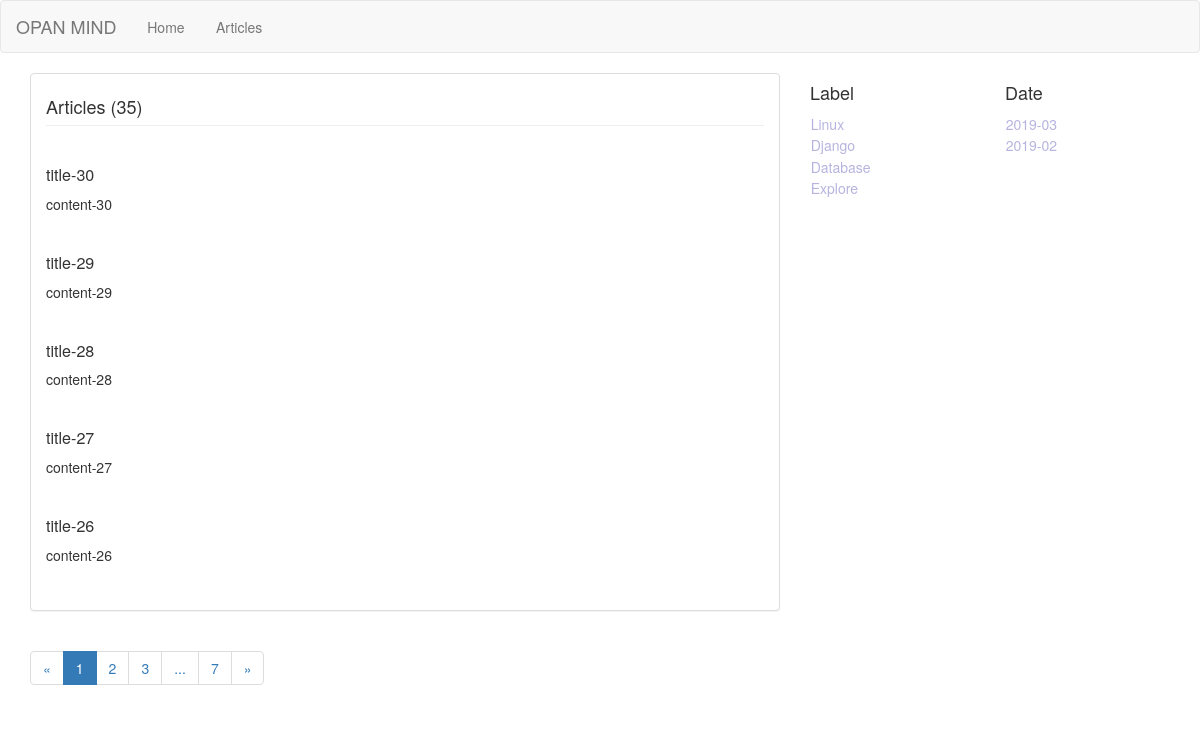
Screenshot of /blog/ with the database file from the repository.
### blog/models.py (models this page shows, shortened)
class Blog(models.Model,ReadNumExpandMethod):
    title = models.CharField(max_length=50)
    blog_type = models.ForeignKey(BlogType, on_delete=models.DO_NOTHING)
    author = models.ForeignKey(User, on_delete=models.DO_NOTHING)
    content = RichTextField()
    created_time = models.DateTimeField(auto_now_add=True)
    last_updated_time = models.DateTimeField(auto_now=True)
    class Meta:
        ordering = ['-created_time']

class BlogType(models.Model):
    type_name = models.CharField(max_length=30)

### blog/views.py (the view)
# urls.py: path('', views.blog_list, name = 'blog_list'),
def blog_list(request):
    blogs_all_list = Blog.objects.all()
    context = get_common_list(request, blogs_all_list)
    return render(request,'blog/blog_list.html', context)

### blog/templates/blog/blog_list.html
{% extends 'base.html' %}
{% load staticfiles %}
{% block source %}
    <link rel="stylesheet" href="{% static 'blog/blog.css' %}">
{% endblock %}
{% block content %}
<div class="container">
    <div class="row">
        <div class="col-sm-8">
          <div class="panel panel-default">
              <div class="panel-body">
                <h4>{% block title %}Articles ({{ blogs|length }}){% endblock %}</h4>
              </div>
              <div class="panel-body">
                  {% block body %}
                  {% for blog in page_of_blogs %}
                  <a class="a-title" href = "{% url 'blog_detail' blog.pk %}">
                      <h5>{{ blog.title }}</h5>
                  </a>
                    <p>{{ blog.content|striptags|truncatewords:15 }}</p>
                    <br>
                  {% endfor %}
                  {% endblock %}
              </div>
          </div>
            <div>
                <ul class="pagination">
                    <li>
                        {% if page_of_blogs.has_previous %}
                        <a href="?page={{ page_of_blogs.previous_page_number }}" aria-label="Previous">
                            <span aria-hidden="true">&laquo;</span>
                        </a>
                        {% else %}
                            <span aria-hidden="true">&laquo;</span>
                        {% endif %}
                    </li>
                    {% for page_num in page_range %}
                        {% if page_num == page_of_blogs.number %}
                        <li class="active"><span>{{ page_num }}</span></li>
                        {% else %}
                            {% if page_num == '...' %}
                                <li><span>{{ page_num }}</span></li>
                            {% else %}
                                <li><a href="?page={{ page_num }}">{{ page_num }}</a></li>
                            {% endif %}
                        {% endif %}
                    {% endfor %}
                    <li>
                        {% if page_of_blogs.has_next %}
                      <a href="?page={{ page_of_blogs.next_page_number }}" aria-label="Next">
                        <span aria-hidden="true">&raquo;</span>
                      </a>
                        {% else %}
                        <span aria-hidden="true">&raquo;</span>
                        {% endif %}
                    </li>
              </ul>
            </div>
        </div>
        <div class="hidden-xs col-sm-2">
            <h4>Label</h4>
            <ul class="blog-type">
                {% for blog_type in blog_types %}
                <li>
                    <a class="a-decoration" href="{% url 'blogs_with_type' blog_type.pk %}">{{ blog_type.type_name }}</a>
                </li>
                {% endfor %}
            </ul>
        </div>
        <div class="hidden-xs col-sm-2">
            <h4>Date</h4>
            <ul class="blog-type">
                {% for blog_date in blog_dates %}
                <li>
                    <a class="a-decoration" href="{% url 'blogs_with_date' blog_date.year blog_date.month %}">{{ blog_date|date:'Y-m' }}</a>
                </li>
                {% endfor %}
            </ul>
        </div>
    </div>
</div>
{% endblock %}

### templates/base.html (shortened to what this page needs)
<!DOCTYPE html>
<html lang="en">
  <head>
    <link rel="stylesheet" href="/static/base.css">
    {% block source %}{% endblock %}
    <link rel="stylesheet" href="/static/bootstrap-3.4.1/css/bootstrap.min.css">
  </head>
  <body>
      <nav class="navbar navbar-default" role="navigation">
        <div class="container-fluid">
          <div class="navbar-header">
            <a class="navbar-brand" href="{% url 'home' %}">OPAN MIND</a>
          </div>
          <ul class="nav navbar-nav">
            <li><a href="{% url 'home' %}">Home</a></li>
            <li><a href="{% url 'blog_list' %}">Articles</a></li>
          </ul>
        </div>
      </nav>
    {% block content %}
    {% endblock %}
  </body>
</html>

### static/base.css (style rules this page uses)
* { margin:0; padding:0; }
a.a-decoration { color: rgb(182,180,223); text-decoration: none !important; }

### blog/static/blog/blog.css (style rules this page uses)
ul { list-style-type: none; }
li { padding:0.05em; }
a.a-decoration { color: rgb(182,180,223); text-decoration: none !important; }
a.a-title { color: inherit; }
div.panel-body h4 { margin: 0.4em 0em; margin-bottom:0em; padding-bottom:0.5em; border-bottom: 1px solid #eee; }
div.panel-body a h5 { font-size: 115%; display: inline-block; }

### rows the page displays
Blog: title "title-30", content "content-30"
Blog: title "title-29", content "content-29"
Blog: title "title-28", content "content-28"
Blog: title "title-27", content "content-27"
Blog: title "title-26", content "content-26"
BlogType: type_name "Linux"
BlogType: type_name "Django"
BlogType: type_name "Database"
BlogType: type_name "Explore"

### other values shown
{{ blogs|length }} "35"
{{ page_num }} "1"
{{ page_num }} "2" "3" "7"
{{ page_num }} "..."
{{ blog_date|date:'Y-m' }} "2019-03" "2019-02"
